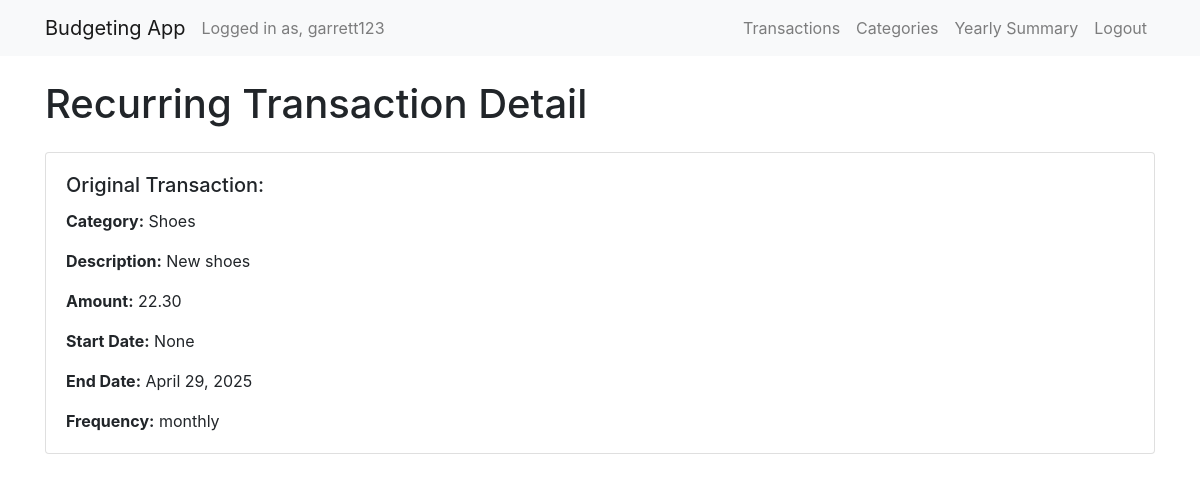
Before: /recurring_transaction_detail/17/ (signed in) with the older database file.
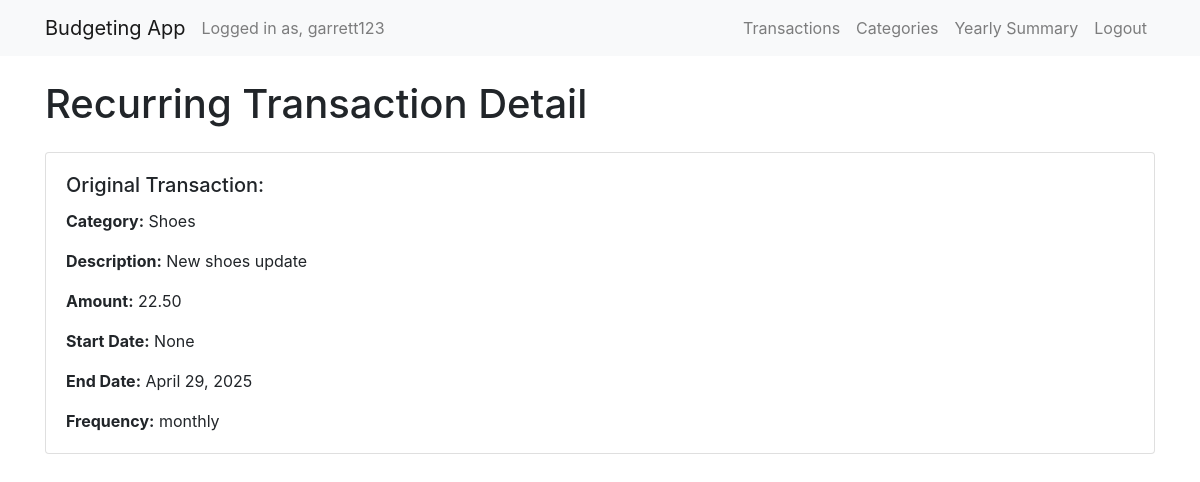
After: the same page with the newer database file.
### budget/models.py (models this page shows, shortened)
class Transaction(models.Model):
    user = models.ForeignKey(User, on_delete=models.CASCADE)
    amount = models.DecimalField(max_digits=10, decimal_places=2)
    description = models.CharField(max_length=255)
    category = models.ForeignKey(Category, on_delete=models.CASCADE)
    is_income = models.BooleanField(default=False)
    transaction_date = models.DateField()
    recurring = models.BooleanField(default=False)
    frequency = models.CharField(max_length=10, null=True, blank=True)  # e.g., 'monthly', 'weekly',
    start_date = models.DateField(null=True, blank=True)
    end_date = models.DateField(null=True, blank=True)
    original_transaction = models.ForeignKey('self', on_delete=models.CASCADE, null=True, blank=True)

class Category(models.Model):
    user = models.ForeignKey(User, on_delete=models.CASCADE)
    name = models.CharField(max_length=255)

### budget/views.py (the view)
# urls.py: path('recurring_transaction_detail/<int:pk>/', views.recurring_transaction_detail, name='recurring_transaction_detail'),
@login_required
def recurring_transaction_detail(request, pk):
    transactions = Transaction.objects.filter(user=request.user, original_transaction_id=pk)
    original_transaction = Transaction.objects.get(id=pk)
    context = {
        'transactions': transactions,
        'original_transaction': original_transaction
    }
    return render(request, 'recurring_transaction_detail.html', context)

### budget/context_processors.py (called while the page is built)
def default_year_month(request):
    current_date = datetime.now()
    default_year = current_date.year
    default_month = current_date.month
    return {
        'default_year': default_year,
        'default_month': default_month,
    }

### budget/templates/recurring_transaction_detail.html (shortened to what this page needs)
{% extends 'layout.html' %}
{% block content %}
<div class="container">
    <h1 class="my-4">Recurring Transaction Detail</h1>
    <div class="card mb-4">
        <div class="card-body">
            <h5 class="card-title">Original Transaction:</h5>
            <p class="card-text"><strong>Category:</strong> {{ original_transaction.category.name }}</p>
            <p class="card-text"><strong>Description:</strong> {{ original_transaction.description }}</p>
            <p class="card-text"><strong>Amount:</strong> {{ original_transaction.amount }}</p>
            <p class="card-text"><strong>Start Date:</strong> {{ original_transaction.start_date }}</p>
            <p class="card-text"><strong>End Date:</strong> {{ original_transaction.end_date }}</p>
            <p class="card-text"><strong>Frequency:</strong> {{ original_transaction.frequency }}</p>
        </div>
    </div>
</div>
{% endblock %}

Changed rows visible on the page:
changed Transaction "None": description "New shoes" → "New shoes update"; amount "22.30" → "22.50"
